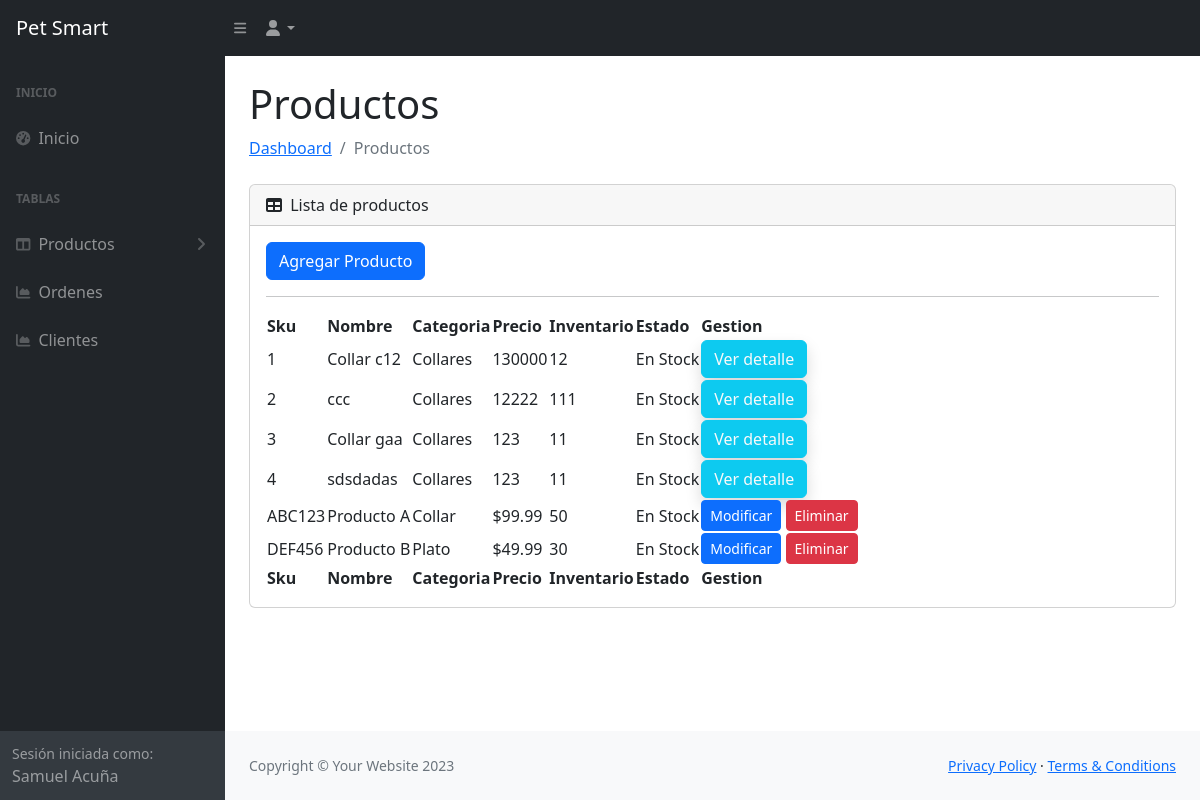
/dash/tabla_producto/, run on an earlier commit of the app's database.
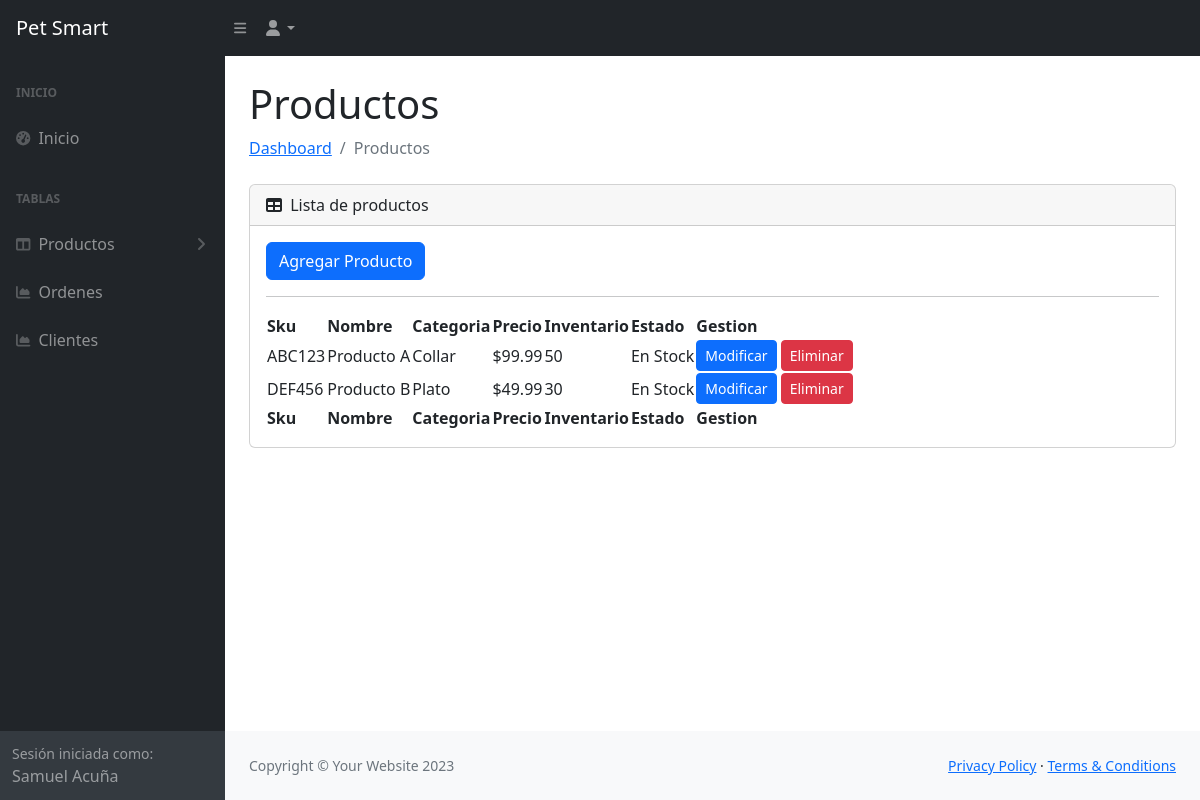
And on a later commit of the database.
### app/models.py (models this page shows, shortened)
class Producto(models.Model):
    nombre = models.CharField(max_length=255)
    descripcion = models.TextField()
    precio = models.IntegerField()
    stock = models.IntegerField()
    categoria = models.ForeignKey(Categoria, on_delete=models.CASCADE)
    imagen = models.ImageField(upload_to='productos/', blank=True, null=True)

class Categoria(models.Model):
    nombre = models.CharField(max_length=255)
    descripcion = models.TextField(blank=True, null=True)
    def __str__(self):
        return self.nombre

### app/views.py (the view)
# urls.py: path('dash/tabla_producto/', tabla_producto, name='tabla_producto'),
def tabla_producto(request):
    productos=Producto.objects.all()
    datos={
        "productos":productos
    }
    return render(request, 'dash/tabla_producto.html', datos)

### app/templates/dash/tabla_producto.html
{% extends "dash/base.html" %} {% load static %} {% block contents %}
<main>
  <div class="container-fluid px-4">
    <h1 class="mt-4">Productos</h1>
    <ol class="breadcrumb mb-4">
      <li class="breadcrumb-item"><a href="index.html">Dashboard</a></li>
      <li class="breadcrumb-item active">Productos</li>
    </ol>
    <div class="card mb-4">
      <div class="card-header">
        <i class="fas fa-table me-1"></i>
        Lista de productos
      </div>
      <div class="card-body">
        <a href="{% url "agregar_producto" %}" class="btn btn-primary">
          Agregar Producto</a
        >
        <hr />
        <table id="datatablesSimple">
          <thead>
            <tr>
              <th>Sku</th>
              <th>Nombre</th>
              <th>Categoria</th>
              <th>Precio</th>
              <th>Inventario</th>
              <th>Estado</th>
              <th>Gestion</th>
            </tr>
          </thead>
          <tfoot>
            <tr>
              <th>Sku</th>
              <th>Nombre</th>
              <th>Categoria</th>
              <th>Precio</th>
              <th>Inventario</th>
              <th>Estado</th>
              <th>Gestion</th>
            </tr>
          </tfoot>
          <tbody>
            {% for p in productos %}
            <tr>
                <td>{{p.id}}</td>
                <td>{{p.nombre}}</td>
                <td>{{p.categoria}}</td>
                <td>{{p.precio}}</td>
                <td>{{p.stock}}</td>
                <td>En Stock</td>
                <td>
                    <a href="" role="button" class="btn btn-info text-light shadow rounded">Ver detalle</a>
                </td>
            </tr>
            {% endfor %}
            <tr>
              <td>ABC123</td>
              <td>Producto A</td>
              <td>Collar</td>
              <td>$99.99</td>
              <td>50</td>
              <td>En Stock</td>
              <td>
                <button
                  type="button"
                  class="btn btn-primary btn-sm"
                  onclick="mostrarDetalles('001')"
                >
                  Modificar
                </button>
                <button
                  type="button"
                  class="btn btn-danger btn-sm"
                  onclick="eliminar('001')"
                >
                  Eliminar
                </button>
              </td>
            </tr>
            <tr>
              <td>DEF456</td>
              <td>Producto B</td>
              <td>Plato</td>
              <td>$49.99</td>
              <td>30</td>
              <td>En Stock</td>
              <td>
                <button
                  type="button"
                  class="btn btn-primary btn-sm"
                  onclick="mostrarDetalles('001')"
                >
                  Modificar
                </button>
                <button
                  type="button"
                  class="btn btn-danger btn-sm"
                  onclick="eliminar('001')"
                >
                  Eliminar
                </button>
              </td>
            </tr>
          </tbody>
        </table>
      </div>
    </div>
  </div>
</main>
{% endblock contents %}

### app/templates/dash/base.html (shortened to what this page needs)
{% load static %}
<!DOCTYPE html>
<html lang="en">
  <head>
    <link
      href="https://cdn.jsdelivr.net/npm/simple-datatables@7.1.2/dist/style.min.css"
      rel="stylesheet"
    />
    <link href="{% static 'dash/css/styles.css' %}" rel="stylesheet" />
  </head>
  <body class="sb-nav-fixed">
    <nav class="sb-topnav navbar navbar-expand navbar-dark bg-dark">
      <a class="navbar-brand ps-3" href="{% url 'index' %}">Pet Smart</a>
      <button
        class="btn btn-link btn-sm order-1 order-lg-0 me-4 me-lg-0"
        id="sidebarToggle"
        href="#!"
      >
        <i class="fas fa-bars"></i>
      </button>
      <ul class="navbar-nav ms-auto ms-md-0 me-3 me-lg-4">
        <li class="nav-item dropdown">
          <a
            class="nav-link dropdown-toggle"
            id="navbarDropdown"
            href="#"
            role="button"
            data-bs-toggle="dropdown"
            aria-expanded="false"
            ><i class="fas fa-user fa-fw"></i
          ></a>
        </li>
      </ul>
    </nav>
    <div id="layoutSidenav">
      <div id="layoutSidenav_nav">
        <nav class="sb-sidenav accordion sb-sidenav-dark" id="sidenavAccordion">
          <div class="sb-sidenav-menu">
            <div class="nav">
              <div class="sb-sidenav-menu-heading">Inicio</div>
              <a class="nav-link" href="{% url 'dash' %}">
                <div class="sb-nav-link-icon">
                  <i class="fas fa-tachometer-alt"></i>
                </div>
                Inicio
              </a>
              <div class="sb-sidenav-menu-heading">Tablas</div>
              <a
                class="nav-link collapsed"
                href="#"
                data-bs-toggle="collapse"
                data-bs-target="#collapseLayouts"
                aria-expanded="false"
                aria-controls="collapseLayouts"
              >
                <div class="sb-nav-link-icon">
                  <i class="fas fa-columns"></i>
                </div>
                Productos
                <div class="sb-sidenav-collapse-arrow">
                  <i class="fas fa-angle-down"></i>
                </div>
              </a>
              <a class="nav-link" href="{% url 'tabla_ordenes' %}">
                <div class="sb-nav-link-icon">
                  <i class="fas fa-chart-area"></i>
                </div>
                Ordenes
              </a>
              <a class="nav-link" href="{% url 'tabla_clientes' %}">
                <div class="sb-nav-link-icon">
                  <i class="fas fa-chart-area"></i>
                </div>
                Clientes
              </a>
            </div>
          </div>
          <div class="sb-sidenav-footer">
            <div class="small">Sesión iniciada como:</div>
            Samuel Acuña
          </div>
        </nav>
      </div>
      <div id="layoutSidenav_content">
        {% block contents %}
        {% endblock contents %}
        <footer class="py-4 bg-light mt-auto">
          <div class="container-fluid px-4">
            <div
              class="d-flex align-items-center justify-content-between small"
            >
              <div class="text-muted">Copyright &copy; Your Website 2023</div>
              <div>
                <a href="#">Privacy Policy</a>
                &middot;
                <a href="#">Terms &amp; Conditions</a>
              </div>
            </div>
          </div>
        </footer>
      </div>
    </div>
  </body>
</html>

What changed in the data, as far as the page shows it:
removed Producto: id "1", nombre "Collar c12", categoria "Collares", precio "130000", stock "12"
removed Producto: id "2", nombre "ccc", categoria "Collares", precio "12222", stock "111"
removed Producto: id "3", nombre "Collar gaa", categoria "Collares", precio "123", stock "11"
removed Producto: id "4", nombre "sdsdadas", categoria "Collares", precio "123", stock "11"
